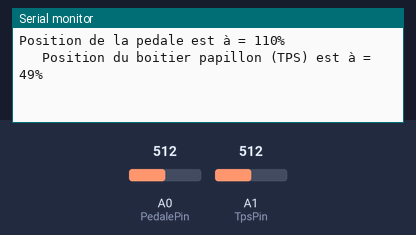
A sketch run on a simulated Arduino Uno, built with avr-gcc and run on an emulated ATmega328P. Shown: the last lines printed to the serial monitor. The inputs (shaded band) are chosen by the test bench; at power-on: A0 (PedalePin) = 512, A1 (TpsPin) = 512.

Above: at 1.2 s.
1.3 s: A0 (PedalePin) set to 480
At 2.2 s:
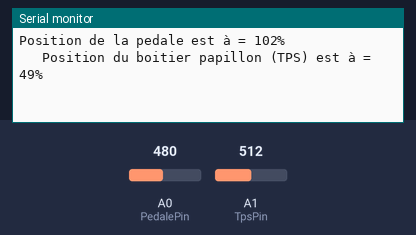
4.3 s: A0 (PedalePin) set to 456
At 5.1 s:
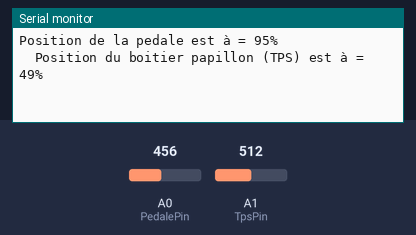
7.3 s: A1 (TpsPin) set to 193
At 7.9 s:
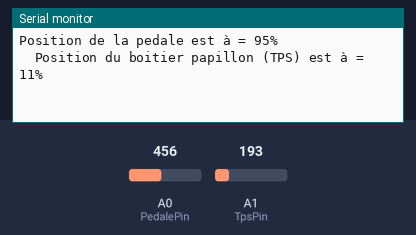
8.8 s: A1 (TpsPin) set to 174
At 9.5 s:
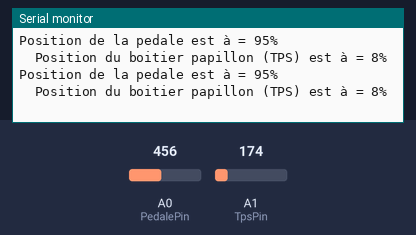
Timing chart, 0 to 11.8 s (numbered marks = the images above; inputs shaded):
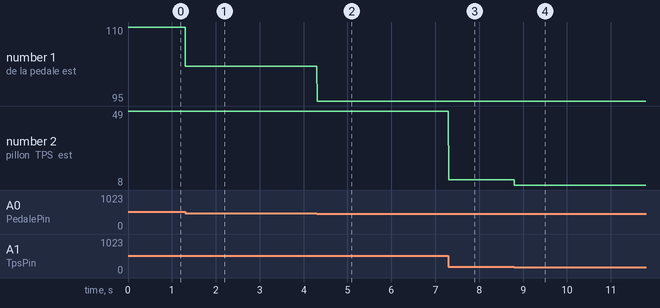

The sketch:

03_Throttle_To_ThrottleBody_Sensor.ino
```cpp
// (licence header left out)
//////////////////////////////
// Déclaration des variable //
//////////////////////////////

const int PedalePin = A0;             // Pin analogique d'enté (input) du potentiometre
      int PedaleNumerique = 0;        // lire la vleur du potentiometre en numerique de 0 à 1023
      int PedaleValeur = 0;           // valeur entre 0 et 100% simplement la conversion du 0 à 1023 en 0 à 100%

const int TpsPin = A1;                // Pin analogique d'enté (input) du potentiometre tps
      int TpsNumerique = 0;           // lire la vleur du potentiometre en numerique de 0 à 1023
      int TpsValeur = 0;              // valeur entre 0 et 100% convertie depuis la valeur 0 à 1023

      int tempsDelay = 2;             //Pour la stabilité ou la lecture

///////////////////////////////
//Inicialisation du l'arduino//
///////////////////////////////

void setup() {

  Serial.begin(115200);                  // initialisation du port serie a 9600 bps:

}

///////////////////////////////////
//Programme en bloucle du projet //
///////////////////////////////////

void loop() {

 //______________________________________________________________________
 //Lecture Pédale

  PedaleNumerique = analogRead(PedalePin);                      // Lecture de la valeur annalogique
  PedaleValeur = map(PedaleNumerique, 76, 472, 0, 100);         // Fonction "map" de mise à l'echelle : le 70 et 474 sont les valeur de ma pédale, il se peut que d'autre pédale et des valeur differente, pour les trouver remplacer les valeur "PedaleValeur = map(Pedale, X, Y, 0, 100);" X et Y par X = 0 et Y = 1023 et controlez votre debut/fin de course de votre pédale, vous trouvereai votre propre X et Y

  Serial.print("Position de la pedale est à = ");               // On renvoi les info sur le port serie pour la consol arduino
  Serial.print(PedaleValeur);                                   // Revoie la valeur de la variable sur le port serie
  Serial.print("%                ");                                          // Puis l'unité
 //----------------------------------------------------------------------

 //______________________________________________________________________
 //Lecture Boitier Papillon

   TpsNumerique = analogRead(TpsPin);                           // Lecture de la valeur annalogiqu
   TpsValeur = map(TpsNumerique, 100, 937, 0, 100);              // Fonction "map" de mise à l'echelle : le 70 et 474 sont les valeur de ma pédale, il se peut que d'autre pédale et des valeur differente, pour les trouver remplacer les valeur "PedaleValeur = map(Pedale, X, Y, 0, 100);" X et Y par X = 0 et Y = 1023 et controlez votre debut/fin de course de votre pédale, vous trouvereai votre propre X et Y

  Serial.print("Position du boitier papillon (TPS) est à = ");  // On renvoi les info sur le port serie pour la consol arduino
  Serial.print(TpsValeur);                                      // Revoie la valeur de la variable sur le port serie
  Serial.println("%");                                          // Puis l'unité
 //----------------------------------------------------------------------

  delay(tempsDelay);                               // On attend un delay en miliseconde pour que notre montage soit stable
}
```

Measured:
- after the input at 1.3 s, the serial monitor: prints a new line at once (image 1)
- after the input at 4.3 s, the serial monitor: prints a new line at once (image 2)
- after the input at 7.3 s, the serial monitor: prints a new line at once (image 3)
- after the input at 8.8 s, the serial monitor: prints a new line at once (image 4)
- plotted number 1: 110 → 102 after the input at 1.3 s, 102 → 95 after the input at 4.3 s
- plotted number 2: 49 → 11 after the input at 7.3 s, 11 → 8 after the input at 8.8 s
